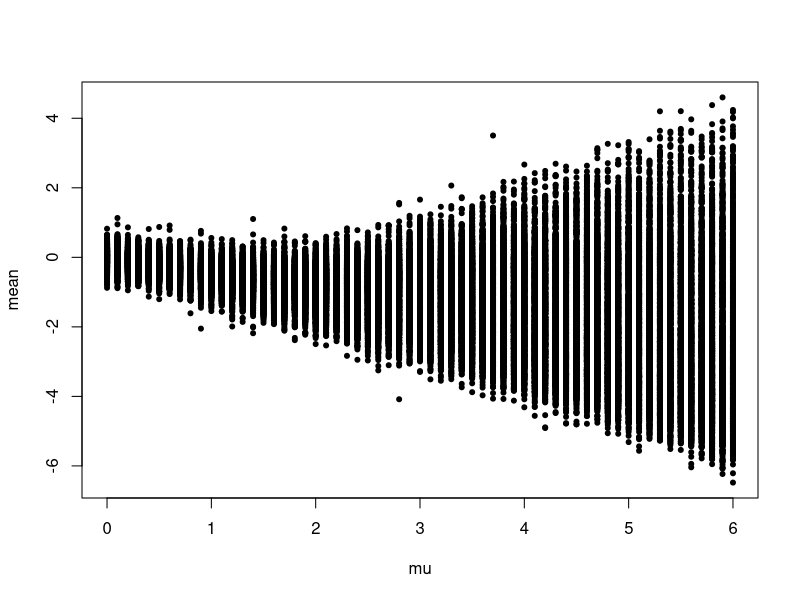

R code for this plot:

ts<-function(miu){
mean=rep(0,1000)
for (i in 1:1000){
  mean[i]<-sit(x=miu)
}
mean
}
sit<-function(x=4){
rcauchy(10,location=0,scale=1)->rr
sum=0
div=0
for (i in 1:10){
  sum=rr[i]*exp(-(x-rr[i])^2/2)+sum
  div=exp(-(x-rr[i])^2/2)+div
}
sum/div
}
miu=seq(0,6,by=0.1)
mean<-ts(miu[1])
mu<-rep(0,1000)
for (i in 2:61){
  mean<-c(mean,ts(miu[i])-miu[i])
  mu<-c(mu,rep(miu[i],1000))
}

plot(mu,mean,pch=20)
